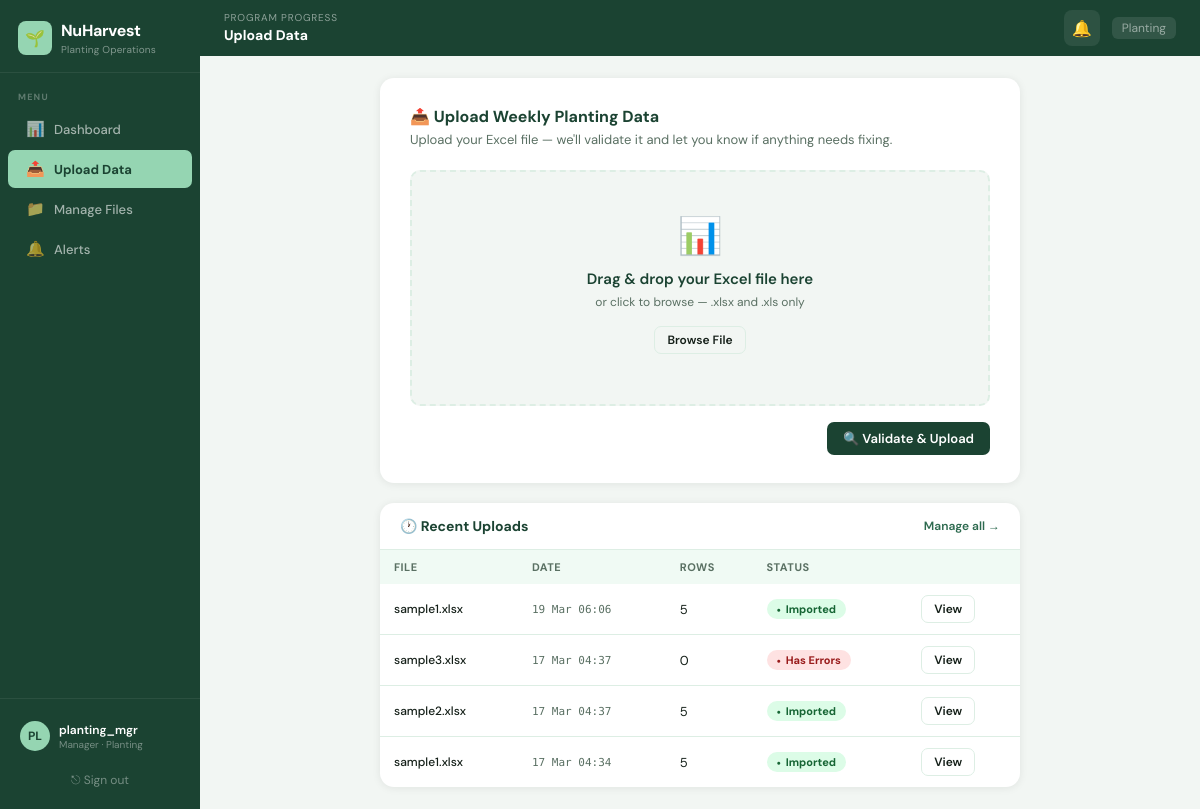
/upload/ (signed in), run on the app's committed database.
### planting/models.py (models this page shows, shortened)
class UserProfile(models.Model):
    ROLES = [
        ("admin",   "Admin"),
        ("manager", "Manager"),
        ("viewer",  "Viewer"),
    ]
    user        = models.OneToOneField(User, on_delete=models.CASCADE, related_name="profile")
    department  = models.ForeignKey(Department, on_delete=models.SET_NULL, null=True, blank=True)
    role        = models.CharField(max_length=20, choices=ROLES, default="viewer")
    can_upload  = models.BooleanField(default=False)
    can_import  = models.BooleanField(default=False)
    can_view_all_departments = models.BooleanField(default=False)

class Department(models.Model):
    name        = models.CharField(max_length=100, unique=True)
    code        = models.CharField(max_length=20,  unique=True)
    description = models.TextField(blank=True)
    colour      = models.CharField(max_length=7, default="#1B4332")
    is_active   = models.BooleanField(default=True)
    created_at  = models.DateTimeField(auto_now_add=True)

class UploadBatch(models.Model):
    STATUS = [("pending","Pending"),("validated","Validated"),("errors","Has Errors"),("imported","Imported")]
    department  = models.ForeignKey(Department, on_delete=models.SET_NULL, null=True, blank=True)
    uploaded_by = models.ForeignKey(User, on_delete=models.SET_NULL, null=True, blank=True)
    filename    = models.CharField(max_length=255)
    uploaded_at = models.DateTimeField(default=timezone.now)
    status      = models.CharField(max_length=20, choices=STATUS, default="pending")
    row_count   = models.IntegerField(default=0)

### planting/views.py (the view, shortened to what this page needs)
# urls.py: path('upload/',                       views.upload_file,            name='upload_file'),
@login_required
def upload_file(request):
    try:
        profile = request.user.profile
        if not (profile.can_upload or profile.role in ("admin", "manager")):
            messages.error(request, "You don't have permission to upload files.")
            return redirect("dashboard")
    except Exception:
        pass
    dept   = _get_user_dept(request)
    notifs = _get_unread_notifications(request)
    recent = UploadBatch.objects.order_by("-uploaded_at")
    if dept: recent = recent.filter(department=dept)
    recent = recent[:10]
    validation_errors = []
    uploaded_filename = None
    batch_id_ready    = None
    return render(request, "planting/upload.html", {
        "recent_batches":    recent,
        "notifications":     notifs,
        "unread_count":      notifs.count(),
        "active_page":       "upload",
        "validation_errors": validation_errors,
        "uploaded_filename": uploaded_filename,
    })

### planting/views.py (called while the page is built)
def _get_user_dept(request):
    try:
        profile = request.user.profile
        if profile.can_view_all_departments or profile.role == "admin":
            return None
        return profile.department
    except Exception:
        return None

def _get_unread_notifications(request):
    dept = _get_user_dept(request)
    qs   = Notification.objects.filter(is_read=False)
    if dept:
        qs = qs.filter(department=dept)
    return qs.order_by("-created_at")[:20]

### planting/templates/planting/upload.html (shortened to what this page needs)
{% extends "planting/base.html" %}
{% block topbar_progress %}Upload Data{% endblock %}
{% block content %}
<div style="max-width:640px;margin:0 auto">
  <div style="background:var(--white);border-radius:14px;padding:28px 30px;box-shadow:var(--shadow);margin-bottom:20px">
    <div style="font-size:16px;font-weight:700;color:var(--g800);margin-bottom:4px">📤 Upload Weekly Planting Data</div>
    <div style="font-size:13px;color:var(--muted);margin-bottom:22px">Upload your Excel file — we'll validate it and let you know if anything needs fixing.</div>
    <form method="POST" action="{% url 'upload_file' %}" enctype="multipart/form-data" id="uploadForm">
      <div id="dropzone"
           style="border:2px dashed {% if validation_errors %}#FECACA{% else %}var(--border){% endif %};
                  border-radius:10px;padding:40px 24px;text-align:center;
                  background:{% if validation_errors %}#FEF2F2{% else %}var(--bg){% endif %};
                  cursor:pointer;transition:all 0.2s"
           ondragover="event.preventDefault();this.style.borderColor='var(--g500)';this.style.background='var(--g50)'"
           ondragleave="this.style.borderColor='{% if validation_errors %}#FECACA{% else %}var(--border){% endif %}';this.style.background='{% if validation_errors %}#FEF2F2{% else %}var(--bg){% endif %}'"
           ondrop="handleDrop(event)"
           onclick="document.getElementById('fileInput').click()">
        <div style="font-size:36px;margin-bottom:10px">{% if validation_errors %}⚠️{% else %}📊{% endif %}</div>
        <div style="font-size:15px;font-weight:600;color:var(--g800);margin-bottom:5px">
          {% if uploaded_filename %}
            {{ uploaded_filename }}
          {% else %}
            Drag & drop your Excel file here
          {% endif %}
        </div>
        <div style="font-size:12px;color:var(--muted);margin-bottom:16px">
          {% if validation_errors %}
            Fix the errors below and upload again
          {% else %}
            or click to browse — .xlsx and .xls only
          {% endif %}
        </div>
        <button type="button" class="btn btn-outline btn-sm"
                onclick="event.stopPropagation();document.getElementById('fileInput').click()">
          {% if validation_errors %}Choose Different File{% else %}Browse File{% endif %}
        </button>
      </div>
      <div style="margin-top:16px;display:flex;justify-content:flex-end">
        <button type="submit" class="btn btn-primary" id="submitBtn">
          🔍 Validate & Upload
        </button>
      </div>
    </form>
  </div>
  {% if recent_batches %}
  <div style="background:var(--white);border-radius:14px;box-shadow:var(--shadow);overflow:hidden">
    <div style="padding:14px 20px;border-bottom:1px solid var(--border);
                display:flex;align-items:center;justify-content:space-between">
      <div style="font-size:14px;font-weight:700;color:var(--g800)">🕐 Recent Uploads</div>
      <a href="{% url 'manage_uploads' %}" style="font-size:12px;color:var(--g700);font-weight:600;text-decoration:none">
        Manage all →
      </a>
    </div>
    <table>
      <thead>
        <tr>
          <th>File</th>
          <th>Date</th>
          <th>Rows</th>
          <th>Status</th>
          <th></th>
        </tr>
      </thead>
      <tbody>
        {% for b in recent_batches %}
        <tr>
          <td style="font-size:12px;font-weight:500">{{ b.filename }}</td>
          <td style="font-size:11px;color:var(--muted);font-family:'DM Mono',monospace">
            {{ b.uploaded_at|date:"d M H:i" }}
          </td>
          <td style="font-size:13px">{{ b.row_count }}</td>
          <td>
            <span class="pill
              {% if b.status == 'validated' or b.status == 'imported' %}pill-GREEN
              {% elif b.status == 'errors' %}pill-RED
              {% else %}pill-ORANGE{% endif %}">
              {{ b.get_status_display }}
            </span>
          </td>
          <td>
            <a href="{% url 'upload_result' b.id %}" class="btn btn-outline btn-sm">View</a>
          </td>
        </tr>
        {% endfor %}
      </tbody>
    </table>
  </div>
  {% endif %}
</div>
{% endblock %}

### planting/templates/planting/base.html (shortened to what this page needs)
{% load static %}
<!DOCTYPE html>
<html lang="en">
<head>
</head>
<body>
<aside class="sidebar">
  <div class="sb-logo">
    <div class="sb-logo-mark">
      <div class="sb-icon">🌱</div>
      <div>
        <div class="sb-name">NuHarvest</div>
        <div class="sb-sub">Planting Operations</div>
      </div>
    </div>
  </div>
  <div class="sb-section">Menu</div>
  <a href="{% url 'dashboard' %}"   class="nav-item {% if active_page == 'dashboard' %}active{% endif %}">
    <span class="ni">📊</span> Dashboard
  </a>
  <a href="{% url 'upload_file' %}" class="nav-item {% if active_page == 'upload' %}active{% endif %}">
    <span class="ni">📤</span> Upload Data
  </a>
  <a href="{% url 'manage_uploads' %}" class="nav-item {% if active_page == 'manage' %}active{% endif %}">
    <span class="ni">📁</span> Manage Files
  </a>
  <a href="{% url 'notifications' %}" class="nav-item {% if active_page == 'notifications' %}active{% endif %}">
    <span class="ni">🔔</span> Alerts
  </a>
  <div class="sb-footer">
    <div class="sb-user">
      <div class="sb-avatar">{{ request.user.username|slice:":2"|upper }}</div>
      <div>
        <div class="sb-uname">{{ request.user.username }}</div>
        <div class="sb-urole">
          {% if request.user.profile %}
            {{ request.user.profile.get_role_display }}
            {% if request.user.profile.department %}
              · {{ request.user.profile.department.name }}
            {% endif %}
          {% else %}User{% endif %}
        </div>
      </div>
    </div>
    <a href="{% url 'logout' %}" class="sb-logout">⎋ Sign out</a>
  </div>
</aside>
<div class="main-wrap">
  <div class="topbar">
    <div class="topbar-left">
      <div class="topbar-prog-label">Program Progress</div>
      <span class="topbar-prog-value">{% block topbar_progress %}—{% endblock %}</span>
    </div>
    <div class="topbar-right">
      <button class="notif-bell" onclick="toggleNotifPanel()" title="Alerts">
        🔔
      </button>
      <div style="font-size:12px;color:rgba(255,255,255,0.5)">
        {% if request.user.profile and request.user.profile.department %}
          <span style="background:rgba(255,255,255,0.1);padding:3px 10px;border-radius:6px">
            {{ request.user.profile.department.name }}
          </span>
        {% endif %}
      </div>
    </div>
  </div>
  <div class="page-body">
    {% block content %}{% endblock %}
  </div>
</div>
</body>
</html>

### planting/templates/planting/base.html (style rules this page uses)
*, *::before, *::after { box-sizing: border-box; margin: 0; padding: 0; }
:root { --g900: #0a1f12; --g800: #1B4332; --g700: #2D6A4F; --g500: #40916C; --g300: #95D5B2; --g100: #D8F3DC; --g50: #F0FAF4; --bg: #F2F6F3; --white: #FFFFFF; --text: #141f18; --muted: #5a7063; --border: #ddeee4; --red: #DC2626; --orange: #D97706; --status-green: #16A34A; --shadow: 0 1px 8px rgba(10,31,18,0.08); --shadow-md: 0 4px 20px rgba(10,31,18,0.10); }
body { font-family:'DM Sans',sans-serif; background:var(--bg); color:var(--text); display:flex; min-height:100vh; }
.sidebar { width:200px; min-height:100vh; background:var(--g800); display:flex; flex-direction:column; position:fixed; top:0; left:0; bottom:0; z-index:200; }
.sb-logo { padding:20px 18px 16px; border-bottom:1px solid rgba(255,255,255,0.07); }
.sb-logo-mark { display:flex; align-items:center; gap:9px; }
.sb-icon { width:34px; height:34px; background:var(--g300); border-radius:8px; display:flex; align-items:center; justify-content:center; font-size:16px; flex-shrink:0; }
.sb-name { font-size:16px; font-weight:700; color:#fff; letter-spacing:-0.3px; }
.sb-sub { font-size:10px; color:rgba(255,255,255,0.45); margin-top:2px; letter-spacing:0.2px; }
.sb-section { padding:18px 18px 6px; font-size:9px; font-weight:700; letter-spacing:1.2px; color:rgba(255,255,255,0.3); text-transform:uppercase; }
.nav-item { display:flex; align-items:center; gap:10px; padding:9px 18px; margin:1px 8px; border-radius:7px; color:rgba(255,255,255,0.6); text-decoration:none; font-size:13px; font-weight:500; transition:all 0.15s; position:relative; }
.nav-item.active { background:var(--g300); color:var(--g800); font-weight:700; }
.nav-item .ni { font-size:15px; width:18px; text-align:center; }
.sb-footer { margin-top:auto; padding:14px 8px; border-top:1px solid rgba(255,255,255,0.07); }
.sb-user { display:flex; align-items:center; gap:9px; padding:8px 12px; border-radius:8px; }
.sb-avatar { width:30px; height:30px; border-radius:50%; background:var(--g300); color:var(--g800); display:flex; align-items:center; justify-content:center; font-size:12px; font-weight:700; flex-shrink:0; }
.sb-uname { font-size:12px; font-weight:600; color:#fff; }
.sb-urole { font-size:10px; color:rgba(255,255,255,0.4); }
.sb-logout { display:block; text-align:center; margin:6px 10px 0; padding:7px; border-radius:7px; color:rgba(255,255,255,0.4); font-size:12px; text-decoration:none; transition:all 0.15s; }
.main-wrap { margin-left:200px; flex:1; display:flex; flex-direction:column; min-height:100vh; }
.topbar { background:var(--g800); color:#fff; padding:0 24px; height:56px; display:flex; align-items:center; gap:16px; position:sticky; top:0; z-index:100; }
.topbar-left { flex:1; }
.topbar-prog-label { font-size:10px; color:rgba(255,255,255,0.5); text-transform:uppercase; letter-spacing:0.8px; }
.topbar-prog-value { font-size:14px; font-weight:700; color:#fff; }
.topbar-right { display:flex; align-items:center; gap:12px; }
.notif-bell { position:relative; cursor:pointer; width:36px; height:36px; border-radius:8px; background:rgba(255,255,255,0.08); display:flex; align-items:center; justify-content:center; font-size:16px; transition:background 0.15s; border:none; color:#fff; }
.page-body { padding:22px 24px; flex:1; }
table { width:100%; border-collapse:collapse; }
thead tr { background:var(--g50); }
th { padding:10px 14px; text-align:left; font-size:11px; font-weight:700; color:var(--muted); text-transform:uppercase; letter-spacing:0.5px; white-space:nowrap; }
td { padding:11px 14px; border-bottom:1px solid var(--border); font-size:13px; }
tr:last-child td { border-bottom:none; }
.pill { display:inline-flex; align-items:center; gap:5px; padding:3px 10px; border-radius:20px; font-size:11px; font-weight:700; white-space:nowrap; }
.pill::before { content:'●'; font-size:7px; }
.pill-GREEN { background:#DCFCE7; color:#166534; }
.pill-RED { background:#FEE2E2; color:#991B1B; }
.btn { display:inline-flex; align-items:center; gap:6px; padding:8px 16px; border-radius:7px; border:none; font-family:inherit; font-size:13px; font-weight:600; cursor:pointer; text-decoration:none; transition:all 0.15s; }
.btn-primary { background:var(--g800); color:#fff; }
.btn-outline { background:transparent; border:1.5px solid var(--border); color:var(--text); }
.btn-sm { padding:5px 12px; font-size:12px; }

### data on the page
UploadBatch: filename "sample1.xlsx", uploaded_at "19 Mar 06:06", row_count "5", status "Imported"
UploadBatch: filename "sample3.xlsx", uploaded_at "17 Mar 04:37", row_count "0", status "Has Errors"
UploadBatch: filename "sample2.xlsx", uploaded_at "17 Mar 04:37", row_count "5", status "Imported"
UploadBatch: filename "sample1.xlsx", uploaded_at "17 Mar 04:34", row_count "5", status "Imported"

### other printed values
{{ request.user.username|slice:":2"|upper }} "PL"
{{ request.user.username }} "planting_mgr"
{{ request.user.profile.get_role_display }} "Manager"
{{ request.user.profile.department.name }} "Planting"
